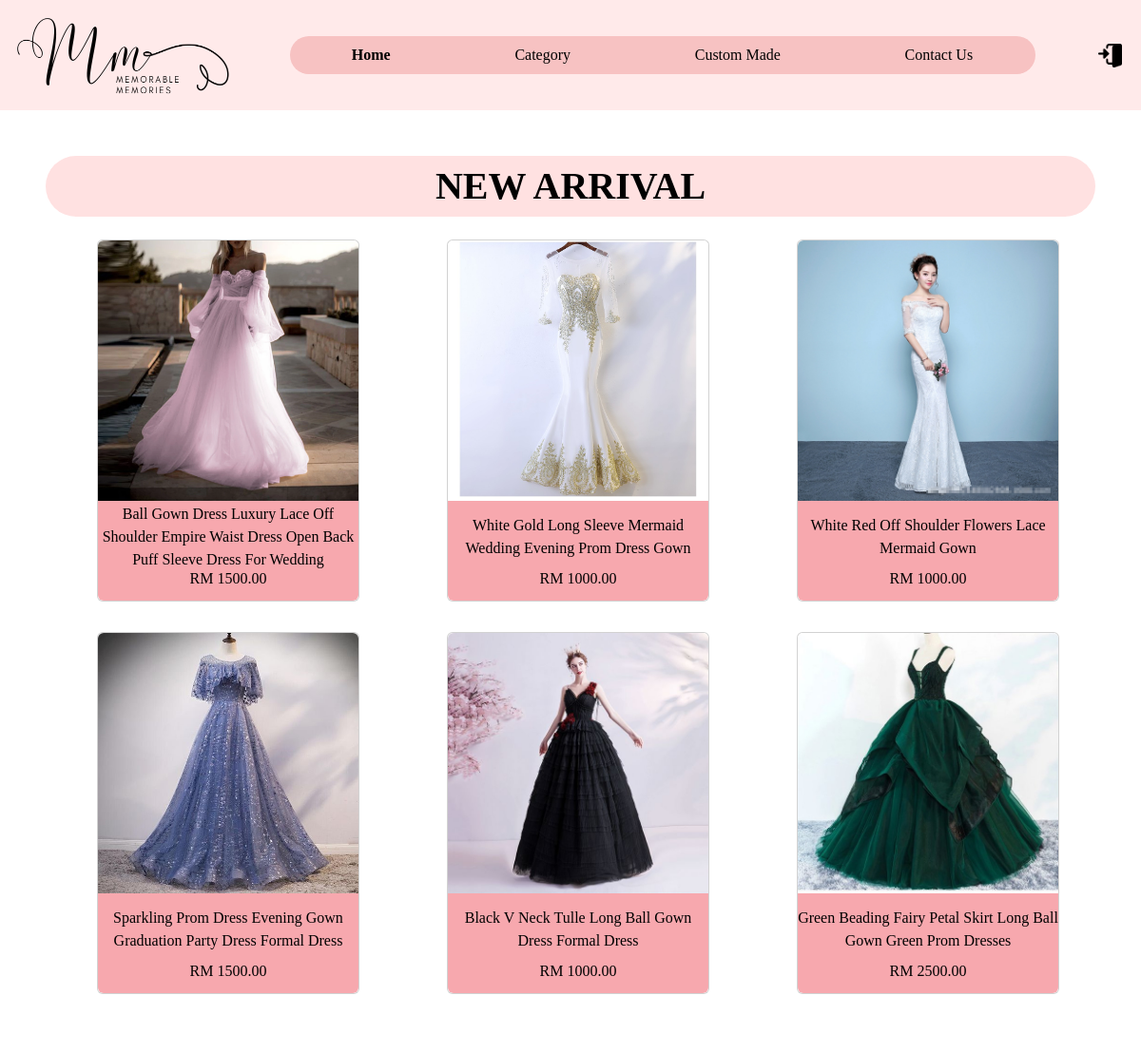
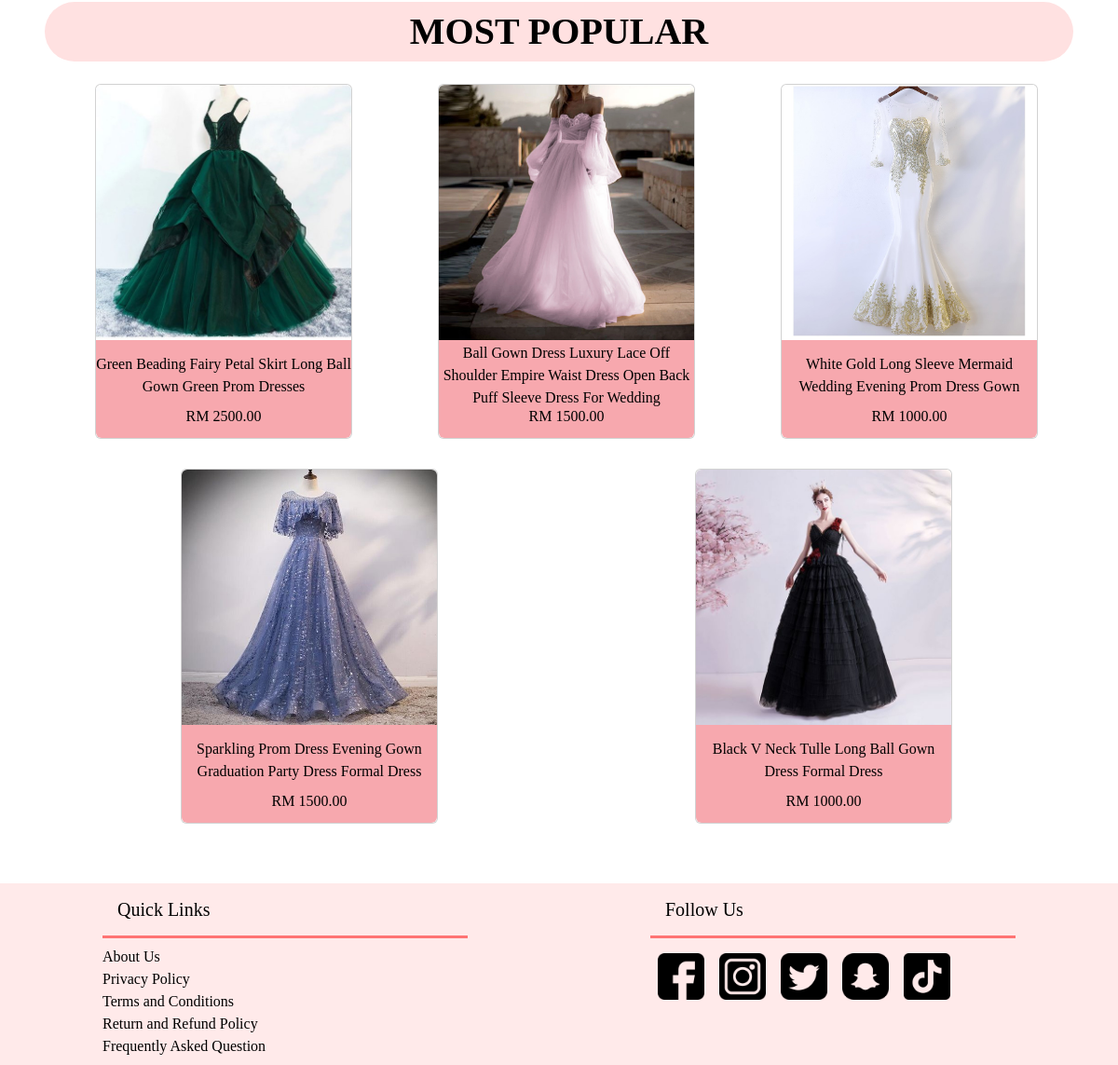
/customer/index.php, run on the app's committed database (2 pictures, top to bottom).
### tables this page shows
CREATE TABLE `product` (
  `product_id` int(6) NOT NULL,
  `product_image` varchar(100) DEFAULT NULL,
  `product_name` varchar(100) NOT NULL,
  `product_price` double NOT NULL,
  `category_id` int(5) NOT NULL,
  `designer_email` varchar(100) NOT NULL,
  `product_condition` enum('available','rented','sold') NOT NULL
);

### customer/index.php (the view, shortened to what this page needs)
<!DOCTYPE HTML>
<html>
<head>
    <link href="https://cdn.jsdelivr.net/npm/bootstrap@5.2.0-beta1/dist/css/bootstrap.min.css" rel="stylesheet">
    <link href="../css/shared.css" rel="stylesheet">
    <link href="../css/product.css" rel="stylesheet">
</head>
<body>
    <div class="container-fluid p-0">
        <?php
        include '../config/dbase.php';
        include 'navigationBar.php';
        ?>
        <div class="newArrival mx-5">
            <h1 class="header p-2 fw-bold rounded-pill text-center mt-5">NEW ARRIVAL</h1>
            <div class="newArrrivalItems d-flex flex-wrap justify-content-around">
                <?php
                    $newArrivalQuery = "SELECT product_id, product_image, product_name, product_price FROM product WHERE product_condition = 'available' ORDER BY product_id DESC LIMIT 6";
                    $newArrivalStmt = $con->prepare($newArrivalQuery);
                    $newArrivalStmt->execute();
                    while ($newArrivalRow = $newArrivalStmt->fetch(PDO::FETCH_ASSOC)) {
                        extract($newArrivalRow);
                        $na_product_id = $newArrivalRow['product_id'];
                        $na_product_image = $newArrivalRow['product_image'];
                        $na_product_name = ucwords($newArrivalRow['product_name']);
                        $na_product_price = sprintf('%.2f', $newArrivalRow['product_price']);
                        echo "<div class='productDisplay card col-10 col-md-5 col-lg-3 d-flex flex-column justify-content-center my-3 ms-3'>";
                            echo "<a href='product_detail.php?product_id={$na_product_id}'><img src='$na_product_image' class='productImage d-flex justify-content-center rounded-top'></a>";
                            echo "<a href='#' class='productDetailName text-center text-decoration-none'>$na_product_name</a>";
                            echo "<a href='#' class='productDetailPrice text-center text-decoration-none pb-3 rounded-bottom'>RM $na_product_price</a>";
                        echo "</div>";
                    }
                ?>
                </div>
            </div>
        </div>
        <div class="mostPopular mx-5">
            <h1 class="header p-2 fw-bold rounded-pill text-center mt-5">MOST POPULAR</h1>
            <div class="mostPopularItems d-flex flex-wrap justify-content-around">
                <?php
                    $mostPopularQuery = "SELECT p.product_id, p.product_image, p.product_name, p.product_price, SUM( od.product_selected ) AS totalOrderedQuantity
                    FROM order_detail od
                    INNER JOIN product p
                    WHERE od.product_id = p.product_id && product_condition = 'available'
                    GROUP BY od.product_id
                    ORDER BY totalOrderedQuantity DESC
                    LIMIT 6";
                    $mostPopularStmt = $con->prepare($mostPopularQuery);
                    $mostPopularStmt->execute();
                    while ($mostPopularRow = $mostPopularStmt->fetch(PDO::FETCH_ASSOC)) {
                        extract($mostPopularRow);
                        $mp_product_id = $mostPopularRow['product_id'];
                        $mp_product_image = $mostPopularRow['product_image'];
                        $mp_product_name = ucwords($mostPopularRow['product_name']);
                        $mp_product_price = sprintf('%.2f', $mostPopularRow['product_price']);
                        echo "<div class='productDisplay card col-10 col-md-5 col-lg-3 d-flex flex-column justify-content-center my-3 ms-3'>";
                            echo "<a href='product_detail.php?product_id={$mp_product_id}'><img src='$mp_product_image' class='productImage d-flex justify-content-center rounded-top'></a>";
                            echo "<a href='#' class='productDetailName text-center text-decoration-none'>$mp_product_name</a>";
                            echo "<a href='#' class='productDetailPrice text-center text-decoration-none pb-3 rounded-bottom'>RM $mp_product_price</a>";
                        echo "</div>";
                    }
                ?>
                </div>
            </div>
        <?php
        include 'footer.php';
        ?>
</body>
</html>

### customer/navigationBar.php (shortened to what this page needs)
<nav class="navbar navbar-expand-lg navbar-light">
    <div class="container-fluid d-flex justify-content-lg-between">
        <div class="storeLogo d-none d-lg-block">
            <a href="index.php"><img src="../image/logo/mm-logoB.png"></a>
        </div>
        <div class="navContent rounded-pill col-12 col-lg-8">
            <div class="collapse navbar-collapse justify-content-around" id="navbarToggle">
                <div>
                    <ul class="nav justify-content-center">
                        <li class="nav-item">
                            <a id="home" class="nav-link word" aria-current="page" href="index.php">Home</a>
                        </li>
                    </ul>
                </div>
                <div>
                    <ul class="nav justify-content-center">
                        <li class="nav-item">
                            <a id="category" class="nav-link word" aria-current="page" href="category.php">Category</a>
                        </li>
                    </ul>
                </div>
                <div>
                    <ul class="nav justify-content-center">
                        <li class="nav-item">
                            <a id="customMade" class="nav-link word" aria-current="page" href="customMade.php">Custom Made</a>
                        </li>
                    </ul>
                </div>
                <div>
                    <ul class="nav justify-content-center">
                        <li class="nav-item">
                            <a id="contactUs" class="word nav-link" aria-current="page" href="contactUs.php">Contact Us</a>
                        </li>
                    </ul>
                </div>
            </div>
        </div>
        <div>
            <ul class="nav d-none d-lg-block">
                <li class="nav-item">
                    <div class="d-flex">
                        <?php
                            if (isset($_SESSION['cus_email'])){
                                echo "<div class='navIcon mx-2'>
                                    <a href='customer_profile.php?cus_email={$cus_email}'><img src='../image/icon/profile.png' alt='profile'></a>
                                </div> ";
                                echo "<div class='navIcon mx-2'>
                                    <a href='customer_logout.php'><img src='../image/icon/logout.png' alt='Logout'></a>
                                </div>";
                            } else{
                                echo "<div class='navIcon mx-2'>
                                    <a href='customer_login.php'><img src='../image/icon/login.png' alt='Login'></a>
                                </div>";
                            }
                        ?>
                    </div>
                </li>
            </ul>
        </div>
    </div>
</nav>

### customer/footer.php
<div id="footer" class="container-fluid d-flex flex-column flex-md-row justify-content-around mt-5">
    <div class="quickLinks pb-2 col-md-4">
        <h5 class="footerDetail p-3">Quick Links</h5>
        <div class="d-flex flex-column">
            <a href="aboutUs.php" id="aboutUs" class="quickLink text-decoration-none">About Us</a>
            <a href="privacyPolicy.php" id="privacyPolicy" class="quickLink text-decoration-none">Privacy Policy</a>
            <a href="termsAndConditions.php" id="termsAndConditions" class="quickLink text-decoration-none">Terms and Conditions</a>
            <a href="returnAndRefundPolicy.php" id="returnAndRefundPolicy" class="quickLink text-decoration-none">Return and Refund Policy</a>
            <a href="FAQ.php" id="FAQ" class="quickLink text-decoration-none">Frequently Asked Question</a>
        </div>
    </div>
    <div class="followUs col-md-4">
        <h5 class="footerDetail p-3">Follow Us</h5>
        <div class="d-flex">
            <div class="iconLink m-2">
                <a href="#"><img src="../image/icon/facebook.png" alt="Facebook"></a>
            </div>
            <div class="iconLink m-2">
                <a href="#"><img src="../image/icon/instagram.png" alt="Instagram"></a>
            </div>
            <div class="iconLink m-2">
                <a href="#"><img src="../image/icon/twitter.png" alt="Twitter"></a>
            </div>
            <div class="iconLink m-2">
                <a href="#"><img src="../image/icon/snapchat.png" alt="Snapchat"></a>
            </div>
            <div class="iconLink m-2">
                <a href="#"><img src="../image/icon/tiktok.png" alt="Tiktok"></a>
            </div>
        </div>
    </div>
</div>

### css/shared.css (style rules this page uses)
html, body { font-family: "Comic Sans MS", "Comic Sans", cursive; }
nav, #footer { background-color: #ffeaea; }
.storeLogo img { width: 250px; height: 100px; }
.navContent, .dropdown-menu { background-color:#f7c2c2; }
.navIcon img { width: 25px; height: 25px; }
.word { color: black; }
.header { background-color:#ffe1e1; color: black; }
.footerDetail { color: black; border-bottom-style: solid; border-bottom-color: #ff7474; }
.quickLink { color: black; }
.iconLink img { width: 50px; height: 50px; }

### css/product.css (style rules this page uses)
.productImage { width: 100%; height: 100%; }
.productDetailName { background-color: #f7A8AE; height: 75px; display: flex; justify-content: center; align-items:center ; }
.productDetailPrice { background-color: #f7A8AE; height: 30px; display: flex; justify-content: center; align-items:center ; }
.productDetailName, .productDetailPrice { color: black; }

### customer/index.php (style rules this page uses)
#home { font-weight: bold; }

### data on the page
product: product_image (picture), product_name "Ball Gown Dress Luxury Lace Off Shoulder Empire Waist Dress Open Back Puff Sleeve Dress For Wedding", product_price "1500.00"
product: product_image (picture), product_name "White Gold Long Sleeve Mermaid Wedding Evening Prom Dress Gown", product_price "1000.00"
product: product_image (picture), product_name "White Red Off Shoulder Flowers Lace Mermaid Gown", product_price "1000.00"
product: product_image (picture), product_name "Sparkling Prom Dress Evening Gown Graduation Party Dress Formal Dress", product_price "1500.00"
product: product_image (picture), product_name "Black V Neck Tulle Long Ball Gown Dress Formal Dress", product_price "1000.00"
product: product_image (picture), product_name "Green Beading Fairy Petal Skirt Long Ball Gown Green Prom Dresses", product_price "2500.00"
